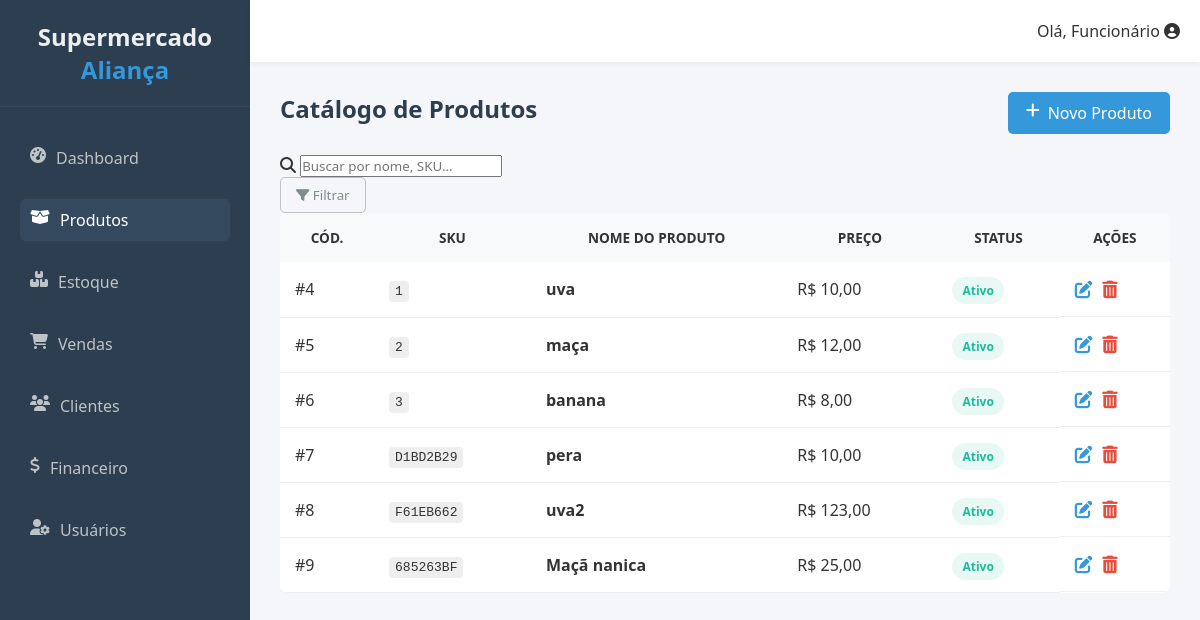
Page /produtos/ on the earlier database version.
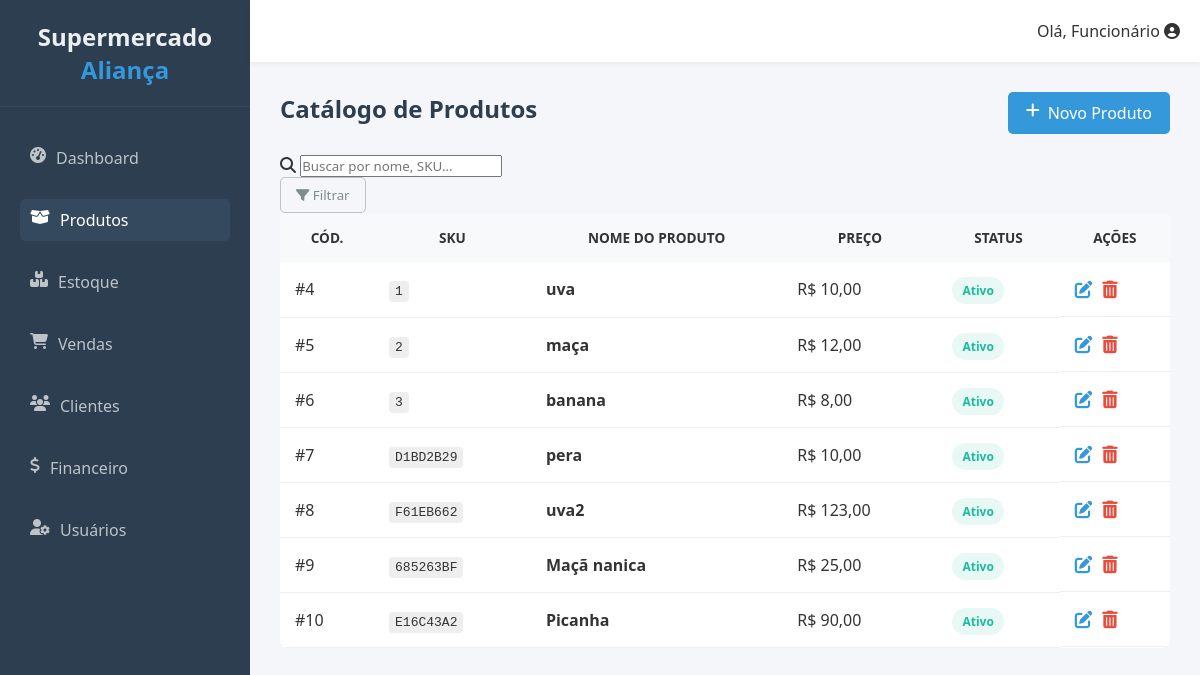
Same page on the later database version.
### produtos/models.py (models this page shows, shortened)
class Produto(models.Model): #Criamos uma classe produto e o models.Model diz pro db que isso é uma tabela
    nome = models.CharField(max_length=150) #Campo de texto curto (VARCHAR no banco) e limita 150 caracteres
    descricao = models.TextField() #Text igual um vachar sem limite fixo
    preco = models.DecimalField(max_digits=10, decimal_places=2)#Campo para valores monetários , max_digits=10 total de digitos , decimal_places=2 casas decimais
    sku = models.CharField(max_length=50, unique=True, blank=True) #Codigo do produto, unique=True pra não repetir o cod, blank=True pode ser vazio no forms
    ativo = models.BooleanField(default=True) #Campo verdadeiro ou falso, default=True : quando cria, já vem ativo automaticamente

### produtos/views.py (the view)
# urls.py: path('produtos/', include('produtos.urls')),
def produtos(request):
    lista_produtos = Produto.objects.all()
    return render(request, 'produtos/produto.html', {'produtos': lista_produtos})

### produtos/templates/produtos/produto.html (shortened to what the changed rows need)
{% load static %}
<!DOCTYPE html>
<html lang="pt-BR">
<head>
    <link rel="stylesheet" href="https://cdnjs.cloudflare.com/ajax/libs/font-awesome/6.4.0/css/all.min.css">
    <link rel="stylesheet" href="{% static 'produtos/css/produto.css' %}">
</head>
<body>
<aside class="sidebar">
    <div class="sidebar-header">
        <h2>Supermercado<span>Aliança</span></h2>
    </div>
</aside>
    <main class="main-content">
        <section class="page-content">
            <div class="page-header">
                <h1>Catálogo de Produtos</h1>
            </div>
            <div class="table-container">
                <table>
                    <thead>
                        <tr>
                            <th>Cód.</th>
                            <th>SKU</th>
                            <th>Nome do Produto</th>
                            <th>Preço</th>
                            <th>Status</th>
                            <th>Ações</th>
                        </tr>
                    </thead>
                    <tbody>
                        {% for produto in produtos %}
                        <tr>
                            <td>#{{ produto.id }}</td>
                            <td><span class="sku-code">{{ produto.sku|default:"-" }}</span></td>
                            <td class="item-name">{{ produto.nome }}</td>
                            <td>R$ {{ produto.preco }}</td>
                            <td>
                            {% if produto.ativo %}
                                <span class="status-badge status-active">Ativo</span>
                            {% else %}
                                <span class="status-badge status-inactive">Inativo</span>
                            {% endif %}
                            </td>
                            <td class="action-btns">
                                <a href="{% url 'editar_produto' produto.id %}" class="action-btn btn-edit">
                                    <i class="fas fa-edit"></i>
                                </a>
                                <a href="{% url 'excluir_produto' produto.id %}" class="action-btn btn-delete" title="Excluir" onclick="return confirm('Tem certeza que deseja excluir o produto {{ produto.nome }}?');">
                                    <i class="fas fa-trash-alt"></i>
                                </a>
                            </td>
                        </tr>
                        {% empty %}
                        <tr>
                            <td colspan="6" style="text-align: center; padding: 20px;">Nenhum produto cadastrado ainda.</td>
                        </tr>
                        {% endfor %}
                    </tbody>
                </table>
            </div>
        </section>
    </main>
</body>
</html>

Differences in the rows shown:
added Produto: id "10", sku "E16C43A2", nome "Picanha", preco "90,00", ativo "Ativo"
